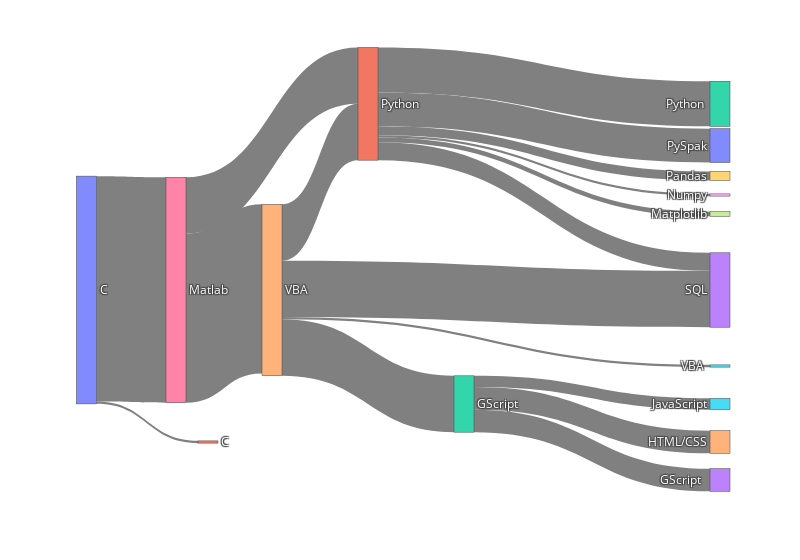

Write notebook code for a chart like this one.
### Markdown cell above
#### Sankey Plotting

### Code cell
fig = go.Figure(data = [go.Sankey(
    textfont     = {
         'color' : 'white'
    },
    
    node = dict(
        pad = 15,
        x=x,
        y=y,
        label = nodes.index,
        
    ),
    
    link = dict(
        source = nodes.loc[df["source"]],
        target = nodes.loc[df["target"]],
        value = df["value"],
        color = df["color"],
    )
)]
)
fig.update_layout(
    width=800,
    paper_bgcolor='rgba(0,0,0,0)',
    plot_bgcolor='rgba(0,0,0,0)'
)
fig.show()

### Figure 1 — Plotly figure (JSON) as saved in the notebook; plotly's stock layout.template omitted (floating-point values rounded to 4 significant figures)
{"data": [{"link": {"color": ["gray", "gray", "gray", "gray", "gray", "gray", "gray", "gray", "gray", "gray", "gray", "gray", "gray", "gray", "gray", "gray", "gray"], "source": [0, 6, 6, 14, 14, 14, 2, 2, 14, 11, 11, 11, 11, 11, 11, 2, 0], "target": [6, 14, 11, 15, 2, 13, 4, 5, 11, 13, 8, 9, 10, 7, 12, 3, 1], "value": [100, 75, 25, 1, 25, 25, 10, 5, 25, 8, 1, 4, 15, 2, 20, 10, 1]}, "node": {"label": ["C", "C ", "GScript", "GScript  ", "HTML/CSS", "JavaScript", "Matlab", "Matplotlib", "Numpy", "Pandas", "PySpak", "Python", "Python ", "SQL", "VBA", "VBA "], "pad": 15, "x": [0.01, 0.2, 0.6, 1, 1, 1, 0.15, 1, 1, 1, 1, 0.45, 1, 1, 0.3, 1], "y": [0.5, 0.9, 0.8, 1, 0.9, 0.8, 0.5, 0.3, 0.25, 0.2, 0.12, 0.01, 0.01, 0.5, 0.5, 0.7]}, "textfont": {"color": "white"}, "type": "sankey"}], "layout": {"paper_bgcolor": "rgba(0,0,0,0)", "plot_bgcolor": "rgba(0,0,0,0)", "width": 800}}
